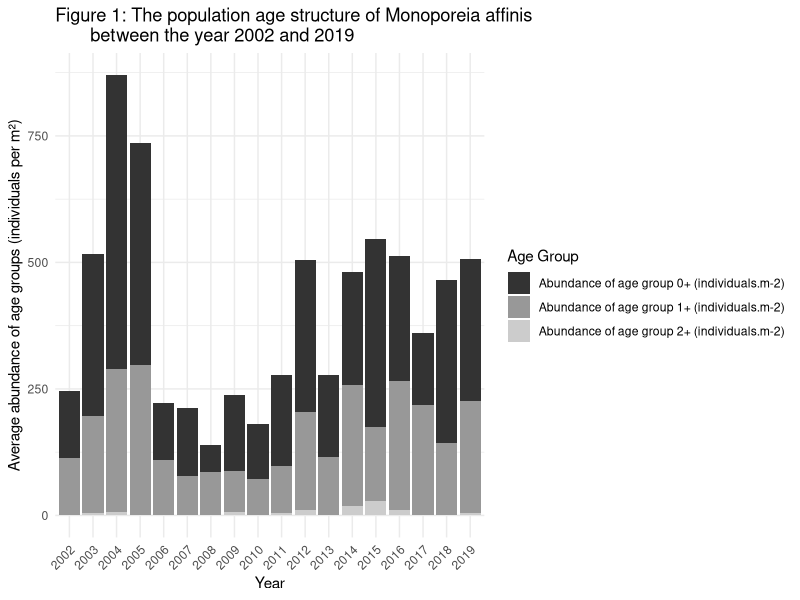

Write the R code that produced this figure.
## ---- chunk 1
knitr::opts_chunk$set(echo = TRUE)
## ---- chunk 2
library(tidyverse) # The main package we will be using to tidy our data
library(tidyr) # For the pivot longer function
library(dplyr) # To rename the columns
library(ggplot2) # To make the pretty graphs at the end
library(lubridate) # Will allow us to extract the year from date data later on
## ---- chunk 3
# Load in environmental data
raw_env <- read.csv(
  "data/data_environmental.csv"
)

# Load in macrzoobenthos abundance data
raw_macro <- read.csv(
  "data/data_macrozoobenthos.csv"
) 

# Load in population abundance data
raw_pop <- read.csv(
  "data/data_population.csv"
)

# I have loaded all the data sets into their own variables.
## ---- chunk 4
# summary of the environmental data set
summary(raw_env)
## ---- chunk 5
# summary of the macrozoobenthos data set
summary(raw_macro)
## ---- chunk 6
# summary of the population data set
summary(raw_pop)
## ---- chunk 7
# first few rows of the environmental data
head(raw_env)

# last few rows of the environmental data
tail(raw_env)
## ---- chunk 8
# first few rows of the macrozoobenthos data
head(raw_macro)

# last few rows of the macrozoobenthos data
tail(raw_macro)
## ---- chunk 9
# first few rows of the population data
head(raw_pop)

# last few rows of the population data
tail(raw_pop)
## ---- chunk 10
raw_env[raw_env == "No data"] <- NA # Replace "No data" with NA

# NB: I have overwritten the old raw_env file here. 
## ---- chunk 11
# remove redundant columns from the macrozoobenthos dataset
raw_macro <- raw_macro %>% select(-`Macrozoobenthos..ind.m.2`)

# remove redundant columns from the population dataset
raw_pop <- raw_pop %>% select(-`N.population..ind.m.2`)

#NB: for both of these functions I've overwritten the raw data since we won't 
# be needing the old data. 
## ---- chunk 12
# Rename the environmental data columns
tidy_env <- raw_env %>% rename(
  "Mean Concentration of Chlorophyll-a (µg.L-1)" 
  = Clorophyll.a..microgram.L.1,
  "Standard Error (µg.L-1)" 
  = SE,
  "Mean Near-Bottom Temperature (°C)" 
  = T.mean,
  "Minimum Near-Bottom Temperature (°C)" 
  = T.min,
  "Maximum Near-Bottom Temperature (°C)" 
  = T.max
)

# Rename the macrozoobenthos abundance data columns
tidy_macro <- raw_macro %>% rename(
  "Mean annual abundance of Monoporeia affinis (individuals.m-2)" 
  = Monoporeia..ind.m.2,
  "Mean annual abundance of chironomids (individuals.m-2)" 
  = Chironomidae..ind.m.2,
  "Mean annual abundance of other taxa (individuals.m-2)" 
  = Others..ind.m.2
)

# Rename the population abundance data columns
tidy_pop <- raw_pop %>% rename(
  "Abundance of age group 0+ (individuals.m-2)"
  = N.0...ind.m.2,
  "Abundance of age group 1+ (individuals.m-2)"
  = N.1...ind.m.2,
  "Abundance of age group 2+ (individuals.m-2)"
  = N.2...ind.m.2,
  "Standard error (individuals.m-2)" 
  = SE
)

# Here I have created new variables for the renamed data.  
## ---- chunk 13
# convert the environmental data to long format
long_env <- tidy_env %>%
  pivot_longer(
    cols = c(
      "Mean Near-Bottom Temperature (°C)",
      "Minimum Near-Bottom Temperature (°C)",
      "Maximum Near-Bottom Temperature (°C)"
    ),
    # Select the columns to pivot
    names_to = "Variable",
    # New column name for previous column headers
    values_to = "Value"
  )      # New column for data values

# convert the macrozoobenthos data to long format
long_macro <- tidy_macro %>%
  pivot_longer(
    cols = c(
      "Mean annual abundance of Monoporeia affinis (individuals.m-2)",
      "Mean annual abundance of chironomids (individuals.m-2)",
      "Mean annual abundance of other taxa (individuals.m-2)"
    ),
    # Select the columns to pivot
    names_to = "Variable",
    # New column name for previous column headers
    values_to = "Value"
  )      # New column for data values

# convert the population data to long format
long_pop <- tidy_pop %>%
  pivot_longer(
    cols = c(
      "Abundance of age group 0+ (individuals.m-2)",
      "Abundance of age group 1+ (individuals.m-2)",
      "Abundance of age group 2+ (individuals.m-2)"
    ),
    # Select the columns to pivot
    names_to = "Variable",
    # New column name for previous column headers
    values_to = "Value"
  )      # New column for data values

# I have created new variables for the long format versions of the data. 
## ---- chunk 14
# Convert Date column to Date format (if not already)
long_pop <- long_pop %>%
  mutate(Year = year(Date))  # Extract year from the Date column

# Summarizing data: Average number of individuals per age group per year
pop_summary <- long_pop %>%
  group_by(Year, Variable) %>%  # Group by Year and Age Group
  summarise(Avg_Individuals = mean(Value), .groups = 'drop')  # Average per year
## ---- chunk 15
# Create the stacked bar plot
ggplot(pop_summary,
       aes(x = as.factor(Year), y = Avg_Individuals, fill = Variable)) +
  geom_col(position = "stack") +  # Stacked bars
  scale_fill_grey(start = 0.2, end = 0.8) +  # Monochrome gradient
  theme_minimal() +
  labs(
    title = "Figure 1: The population age structure of Monoporeia affinis
       between the year 2002 and 2019",
    x = "Year",
    y = "Average abundance of age groups (individuals per m²)",
    fill = "Age Group"
  ) +
  theme(axis.text.x = element_text(angle = 45, hjust = 1))  # Rotate date labels
